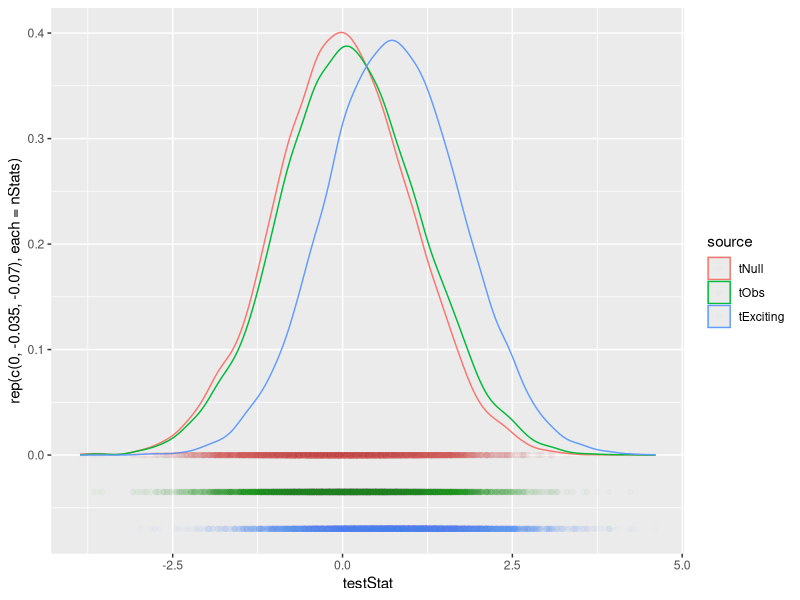
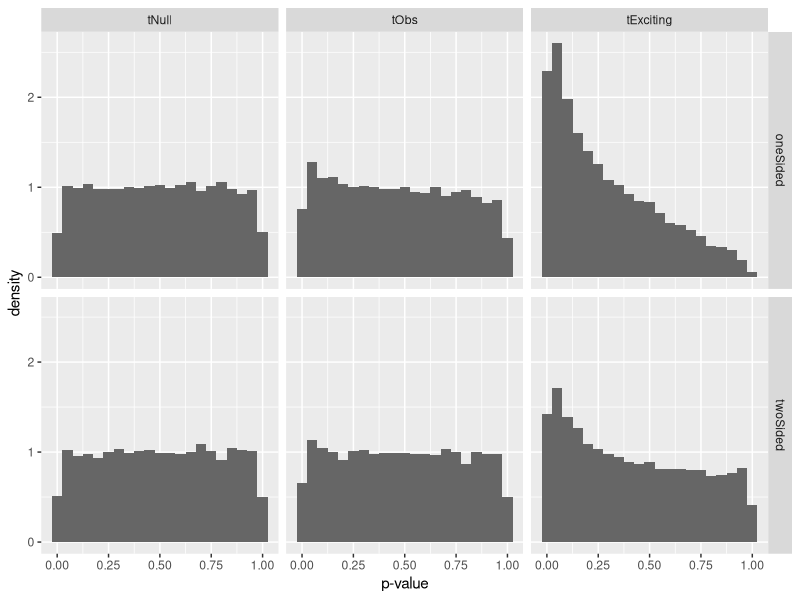
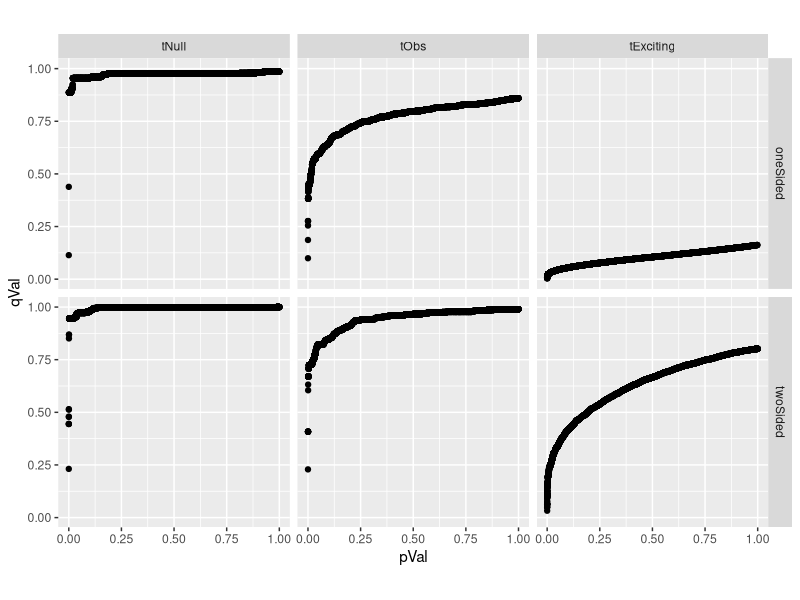
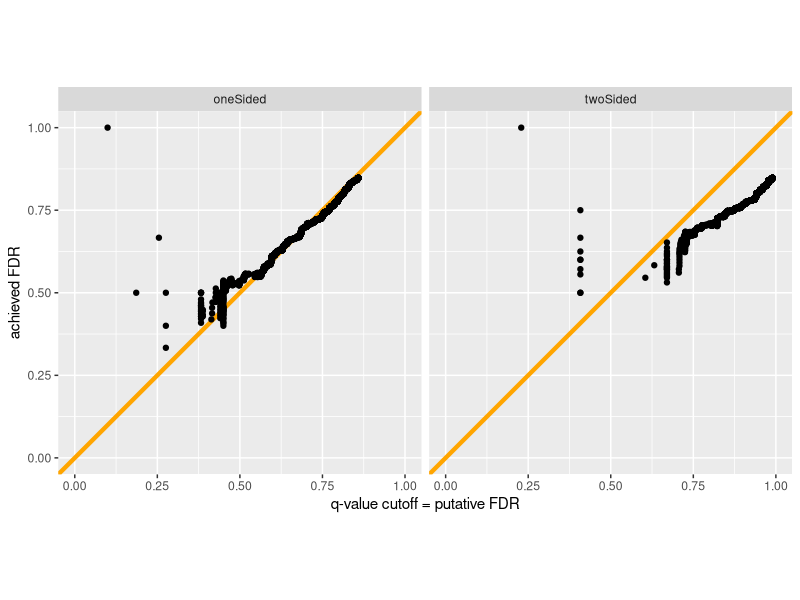
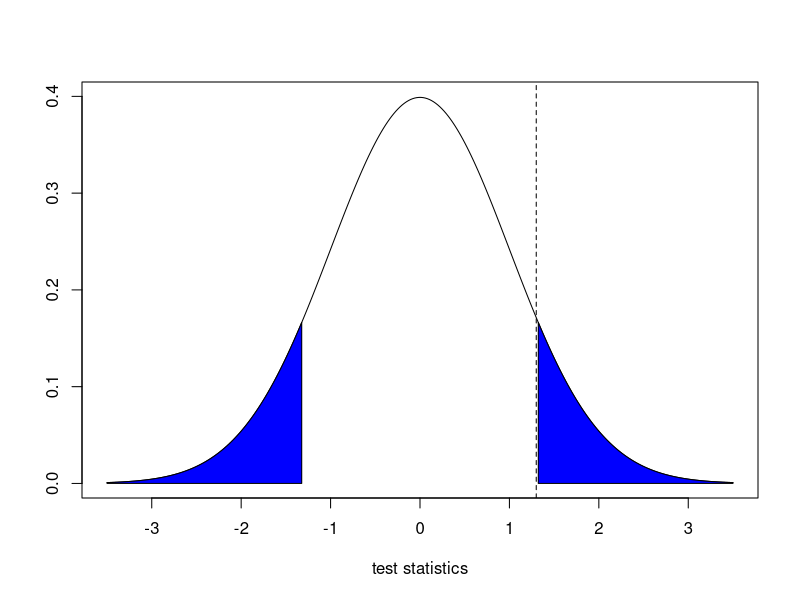

These figures' R source, in order:
library(qvalue)
library(ggplot2)
library(plyr)

nStats <- 10000

set.seed(111503)

pi0 <- 0.85                             # proportion of truly null

jDat <- data.frame(tNull = rnorm(nStats),
                   tExciting = rnorm(nStats, mean = 0.75),
                   isNull = rbinom(n = nStats, size = 1, prob = pi0))
jDat$tObs <- with(jDat, ifelse(isNull, tNull, tExciting))
table(jDat$isNull)
#    0    1 
# 1521 8479 

head(jDat)

jDatTall <- stack(jDat, select = c(tNull, tObs, tExciting))
names(jDatTall) <- c("testStat", "source")
jDatTall$source <-
  factor(jDatTall$source, levels = c("tNull", "tObs", "tExciting"))
str(jDatTall)

p <- ggplot(jDatTall, aes(x = testStat))

p + geom_density(aes(col = source)) +
  geom_point(aes(x = testStat,
                 y = rep(c(0.00, -0.035, -0.07), each = nStats),
                 col = source), alpha = I(1/60))

dev.print(pdf,
          "../figs/densityplot-various-test-stats.pdf",
          width = 8, height = 8)

jDatTall$oneSided <- pnorm(jDatTall$testStat, lower.tail = FALSE)
jDatTall$twoSided <- pnorm(abs(jDatTall$testStat), lower.tail = FALSE) * 2

pDat <- data.frame(source = factor(jDatTall$source,
                                   levels = levels(jDatTall$source)),
                   isNull = jDat$isNull,
                   stack(jDatTall, select = c(oneSided, twoSided)))
str(pDat)
names(pDat) <- c("source", "isNull", "pVal", "test")
str(pDat)

p <- ggplot(pDat, aes(x = pVal)) + xlab("p-value")

p + geom_histogram(binwidth = 1/20, fill = I("grey40")) +
  facet_grid(test ~ source) + aes(y = ..density..)

dev.print(pdf,
          "../figs/histogram-variousPvalues.pdf",
          width = 8, height = 6.5)

ksRes <-
  aggregate(pVal ~ source * test, pDat, function(x) ks.test(x, y = "punif")$p)

with(ksRes,
     data.frame(source, test, ks.pval = round(pVal, 8)))
#      source     test    ks.pval
# 1     tNull oneSided 0.80181209
# 2      tObs oneSided 0.00000000
# 3 tExciting oneSided 0.00000000
# 4     tNull twoSided 0.83212279
# 5      tObs twoSided 0.00283168
# 6 tExciting twoSided 0.00000000

## get q-values
qVals <- dlply(pDat, ~ test * source, function(x) qvalue(x$pVal))
str(qVals, max.level = 0)
names(qVals)

## extract pi0
cbind(round(sapply(qVals, "[[", "pi0"), 2))
# oneSided.tNull     0.96
# oneSided.tObs      0.85
# oneSided.tExciting 0.20
# twoSided.tNull     1.00
# twoSided.tObs      0.98
# twoSided.tExciting 0.79

pDat$qVal <- unlist(lapply(qVals, "[[", "qvalues"))

p <- ggplot(pDat, aes(x = pVal, y = qVal))

p + geom_point() + facet_grid(test ~ source) + coord_equal()

dev.print(pdf,
          "../figs/scatterplot-qValues-vs-pValues.pdf",
          width = 8, height = 6.5)

## if we threshholded based on q-values from the "observed" test statistics, is
## the empirical FDR less than or equal to the threshhold?
realityCheck <-
  ddply(droplevels(subset(pDat, source == "tObs")),
        ~ test, function(x) {
          x <- arrange(x, qVal)
          x$nD <- seq_len(nrow(x))
          x$nFD <- cumsum(x$isNull)
          x$fdr <- with(x, nFD / nD)
          x
        })
str(realityCheck)

p <- ggplot(realityCheck, aes(x = qVal, y = fdr)) +
  xlab("q-value cutoff = putative FDR") + ylab("achieved FDR")

p + facet_wrap(~ test) + coord_equal(xlim = 0:1, ylim = 0:1) +
  geom_abline(intercept = 0, slope = 1, col = "orange", lwd = 1.5) +
  geom_point()

dev.print(pdf,
          "../figs/achieved-fdr-vs-putative-fdr.pdf",
           width = 8, height = 8)

## old code, using base graphics, to make the pretty pictures for depicting the
## p-values; not worth redoing in ggplot2; keeping for posterity, though

## draw the null dist'n
tstStat <- 1.3
nullDistn <- data.frame(testStats = seq(-3.5, 3.5, length = 300))
nullDistn$densNorm <- dnorm(nullDistn$testStats)

with(nullDistn,
     plot(x = nullDistn$testStats,
          y = nullDistn$densNorm, type = "l",
          xlab = "test statistics", ylab = ""))

abline(v = tstStat, lty = "dashed")

foo <- subset(nullDistn, testStats > tstStat)
polygon(x = c(foo$testStats, rev(foo$testStats)),
        y = c(rep(0, nrow(foo)), rev(foo$densNorm)),
        col = "blue")

# dev.print(pdf,
#           jPaste(whereAmI, "figs/densityplot-rightTailPvalue.pdf"),
#           width = 8, height = 8)

polygon(x = -1 * c(foo$testStats, rev(foo$testStats)),
        y = c(rep(0, nrow(foo)), rev(foo$densNorm)),
        col = "blue")

# dev.print(pdf,
#           jPaste(whereAmI, "figs/densityplot-twoSidedPvalue.pdf"),
#           width = 8, height = 8)
